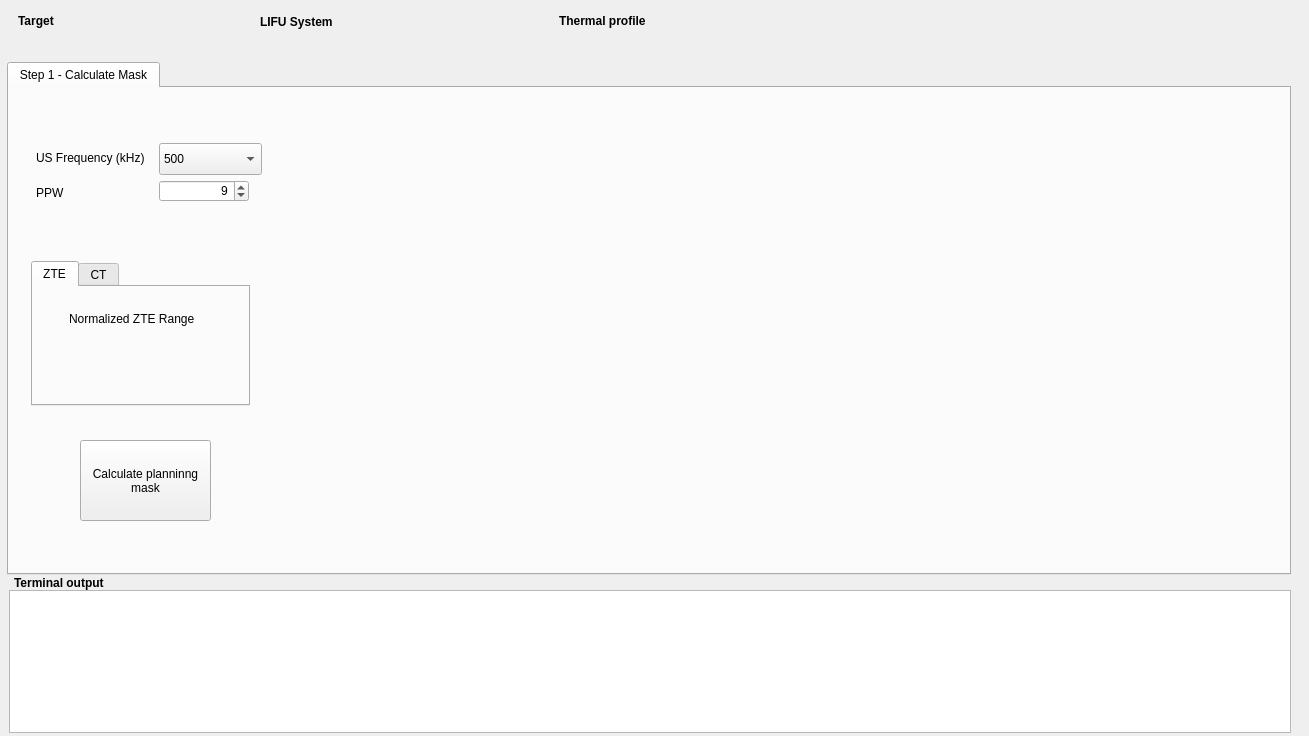
<?xml version="1.0" encoding="UTF-8"?>
<ui version="4.0">
 <class>Widget</class>
 <widget class="QWidget" name="Widget">
  <property name="geometry">
   <rect>
    <x>0</x>
    <y>0</y>
    <width>1309</width>
    <height>736</height>
   </rect>
  </property>
  <property name="windowTitle">
   <string>Widget</string>
  </property>
  <property name="layoutDirection">
   <enum>Qt::LeftToRight</enum>
  </property>
  <widget class="QLabel" name="label_2">
   <property name="geometry">
    <rect>
     <x>18</x>
     <y>11</y>
     <width>67</width>
     <height>20</height>
    </rect>
   </property>
   <property name="font">
    <font>
     <bold>true</bold>
    </font>
   </property>
   <property name="text">
    <string>Target</string>
   </property>
  </widget>
  <widget class="QLabel" name="IDLabel">
   <property name="geometry">
    <rect>
     <x>96</x>
     <y>11</y>
     <width>111</width>
     <height>21</height>
    </rect>
   </property>
   <property name="font">
    <font>
     <pointsize>15</pointsize>
     <bold>true</bold>
    </font>
   </property>
   <property name="styleSheet">
    <string notr="true">color:rgb(22, 110, 255)</string>
   </property>
   <property name="text">
    <string/>
   </property>
  </widget>
  <widget class="QTabWidget" name="tabWidget">
   <property name="geometry">
    <rect>
     <x>7</x>
     <y>62</y>
     <width>1284</width>
     <height>513</height>
    </rect>
   </property>
   <property name="currentIndex">
    <number>0</number>
   </property>
   <widget class="QWidget" name="tab">
    <attribute name="title">
     <string>Step 1 - Calculate Mask</string>
    </attribute>
    <widget class="QComboBox" name="USMaskkHzDropDown">
     <property name="geometry">
      <rect>
       <x>150</x>
       <y>55</y>
       <width>103</width>
       <height>32</height>
      </rect>
     </property>
     <property name="layoutDirection">
      <enum>Qt::LeftToRight</enum>
     </property>
     <item>
      <property name="text">
       <string>500</string>
      </property>
     </item>
    </widget>
    <widget class="QLabel" name="label_11">
     <property name="geometry">
      <rect>
       <x>27</x>
       <y>60</y>
       <width>120</width>
       <height>20</height>
      </rect>
     </property>
     <property name="text">
      <string>US Frequency (kHz)</string>
     </property>
    </widget>
    <widget class="QLabel" name="label_16">
     <property name="geometry">
      <rect>
       <x>27</x>
       <y>95</y>
       <width>120</width>
       <height>20</height>
      </rect>
     </property>
     <property name="text">
      <string>PPW</string>
     </property>
    </widget>
    <widget class="QDoubleSpinBox" name="USPPWSpinBox">
     <property name="geometry">
      <rect>
       <x>150</x>
       <y>92</y>
       <width>90</width>
       <height>22</height>
      </rect>
     </property>
     <property name="alignment">
      <set>Qt::AlignRight|Qt::AlignTrailing|Qt::AlignVCenter</set>
     </property>
     <property name="decimals">
      <number>0</number>
     </property>
     <property name="minimum">
      <double>6.000000000000000</double>
     </property>
     <property name="maximum">
      <double>12.000000000000000</double>
     </property>
     <property name="singleStep">
      <double>1.000000000000000</double>
     </property>
     <property name="value">
      <double>9.000000000000000</double>
     </property>
    </widget>
    <widget class="QWidget" name="USMask" native="true">
     <property name="geometry">
      <rect>
       <x>260</x>
       <y>40</y>
       <width>1013</width>
       <height>400</height>
      </rect>
     </property>
    </widget>
    <widget class="QPushButton" name="CalculatePlanningMask">
     <property name="geometry">
      <rect>
       <x>71</x>
       <y>352</y>
       <width>131</width>
       <height>81</height>
      </rect>
     </property>
     <property name="autoFillBackground">
      <bool>false</bool>
     </property>
     <property name="styleSheet">
      <string notr="true"/>
     </property>
     <property name="text">
      <string>Calculate planninng
mask</string>
     </property>
    </widget>
    <widget class="QTabWidget" name="CTZTETabs">
     <property name="geometry">
      <rect>
       <x>22</x>
       <y>173</y>
       <width>219</width>
       <height>145</height>
      </rect>
     </property>
     <property name="currentIndex">
      <number>0</number>
     </property>
     <widget class="QWidget" name="ZTEtab">
      <property name="enabled">
       <bool>true</bool>
      </property>
      <attribute name="title">
       <string>ZTE</string>
      </attribute>
      <widget class="QWidget" name="verticalLayoutWidget">
       <property name="geometry">
        <rect>
         <x>12</x>
         <y>59</y>
         <width>193</width>
         <height>40</height>
        </rect>
       </property>
       <layout class="QVBoxLayout" name="LayRange"/>
      </widget>
      <widget class="QLabel" name="label">
       <property name="geometry">
        <rect>
         <x>36</x>
         <y>24</y>
         <width>165</width>
         <height>16</height>
        </rect>
       </property>
       <property name="text">
        <string>Normalized ZTE Range</string>
       </property>
      </widget>
     </widget>
     <widget class="QWidget" name="tab_3">
      <attribute name="title">
       <string>CT</string>
      </attribute>
      <widget class="QDoubleSpinBox" name="HUThresholdSpinBox">
       <property name="geometry">
        <rect>
         <x>60</x>
         <y>46</y>
         <width>97</width>
         <height>22</height>
        </rect>
       </property>
       <property name="alignment">
        <set>Qt::AlignRight|Qt::AlignTrailing|Qt::AlignVCenter</set>
       </property>
       <property name="decimals">
        <number>0</number>
       </property>
       <property name="maximum">
        <double>5000.000000000000000</double>
       </property>
       <property name="singleStep">
        <double>10.000000000000000</double>
       </property>
       <property name="value">
        <double>300.000000000000000</double>
       </property>
      </widget>
      <widget class="QLabel" name="label_5">
       <property name="geometry">
        <rect>
         <x>63</x>
         <y>23</y>
         <width>80</width>
         <height>16</height>
        </rect>
       </property>
       <property name="text">
        <string>HU threshold</string>
       </property>
      </widget>
     </widget>
    </widget>
   </widget>
  </widget>
  <widget class="QTextBrowser" name="outputTerminal">
   <property name="geometry">
    <rect>
     <x>9</x>
     <y>590</y>
     <width>1282</width>
     <height>143</height>
    </rect>
   </property>
   <property name="readOnly">
    <bool>true</bool>
   </property>
  </widget>
  <widget class="QLabel" name="label_18">
   <property name="geometry">
    <rect>
     <x>14</x>
     <y>575</y>
     <width>114</width>
     <height>16</height>
    </rect>
   </property>
   <property name="font">
    <font>
     <bold>true</bold>
    </font>
   </property>
   <property name="text">
    <string>Terminal output</string>
   </property>
  </widget>
  <widget class="QLabel" name="label_3">
   <property name="geometry">
    <rect>
     <x>260</x>
     <y>12</y>
     <width>100</width>
     <height>20</height>
    </rect>
   </property>
   <property name="font">
    <font>
     <bold>true</bold>
    </font>
   </property>
   <property name="text">
    <string>LIFU System</string>
   </property>
  </widget>
  <widget class="QLabel" name="TXLabel">
   <property name="geometry">
    <rect>
     <x>360</x>
     <y>11</y>
     <width>111</width>
     <height>21</height>
    </rect>
   </property>
   <property name="font">
    <font>
     <pointsize>15</pointsize>
     <bold>true</bold>
    </font>
   </property>
   <property name="styleSheet">
    <string notr="true">color:rgb(22, 110, 255)</string>
   </property>
   <property name="text">
    <string/>
   </property>
  </widget>
  <widget class="QLabel" name="label_4">
   <property name="geometry">
    <rect>
     <x>559</x>
     <y>11</y>
     <width>100</width>
     <height>20</height>
    </rect>
   </property>
   <property name="font">
    <font>
     <bold>true</bold>
    </font>
   </property>
   <property name="text">
    <string>Thermal profile</string>
   </property>
  </widget>
  <widget class="QLabel" name="ThermalProfileLabel">
   <property name="geometry">
    <rect>
     <x>670</x>
     <y>10</y>
     <width>206</width>
     <height>21</height>
    </rect>
   </property>
   <property name="font">
    <font>
     <pointsize>15</pointsize>
     <bold>true</bold>
    </font>
   </property>
   <property name="styleSheet">
    <string notr="true">color:rgb(22, 110, 255)</string>
   </property>
   <property name="text">
    <string/>
   </property>
  </widget>
 </widget>
 <resources/>
 <connections/>
</ui>
